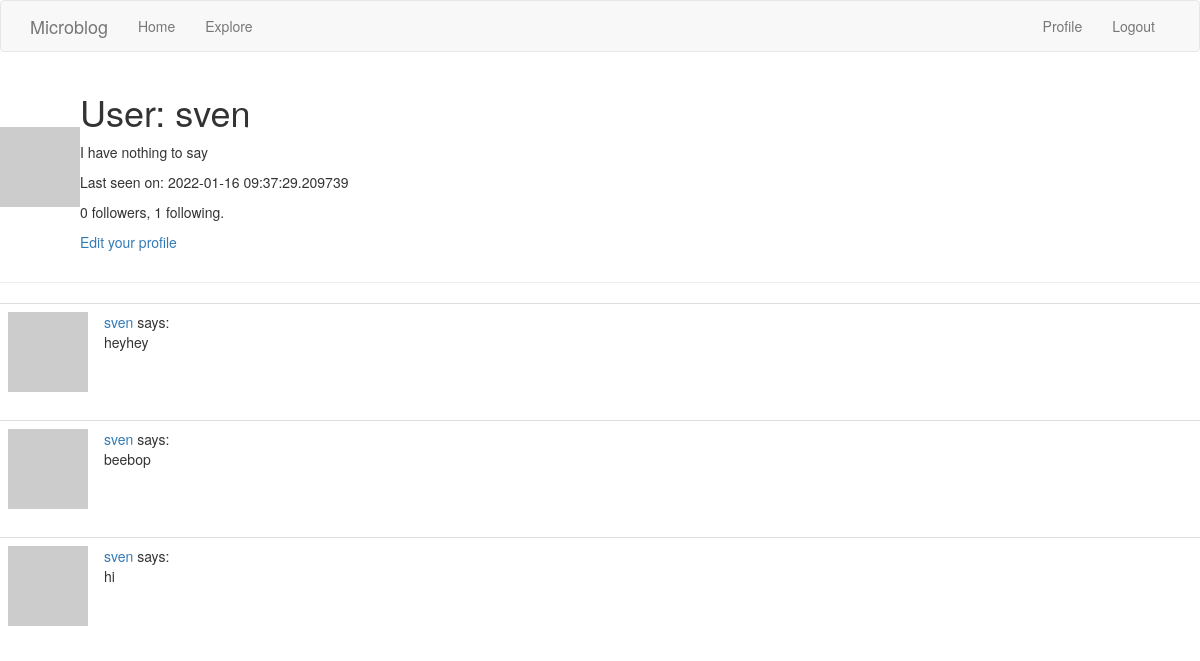
The page /user/sven (signed in) on the database as committed earlier.
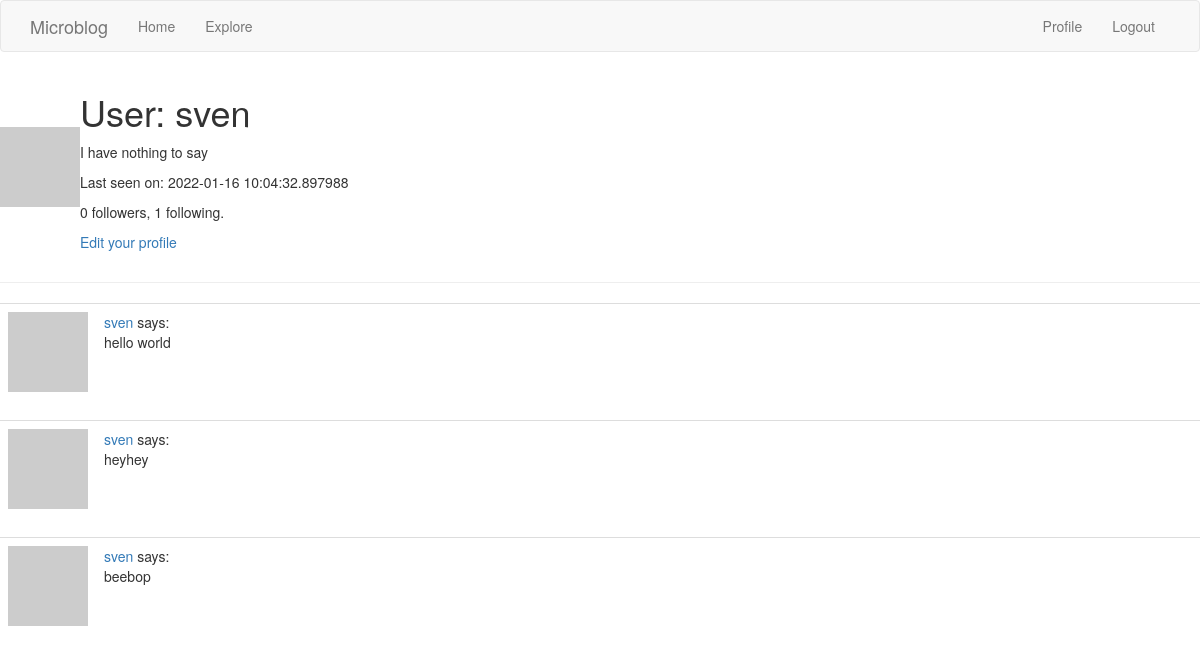
The same page on the database as committed later.
### app/models.py (models this page shows, shortened)
class User(UserMixin, db.Model):
    id = db.Column(db.Integer, primary_key=True)
    username = db.Column(db.String(64), index = True, unique = True)
    email = db.Column(db.String(120), index = True, unique = True)
    password_hash = db.Column(db.String(128))
    posts = db.relationship('Post', backref='author', lazy='dynamic')
    about_me = db.Column(db.String(140))
    last_seen = db.Column(db.DateTime, default=datetime.utcnow)
    followed = db.relationship('User', secondary=followers,
                                primaryjoin=(followers.c.follower_id == id),
                                secondaryjoin=(followers.c.followed_id == id),
                                backref=db.backref('followers', lazy='dynamic'),
                                lazy = 'dynamic')
    followed = db.relationship(
        'User', secondary=followers,
        primaryjoin=(followers.c.follower_id == id),
        secondaryjoin=(followers.c.followed_id == id),
        backref=db.backref('followers', lazy='dynamic'), lazy='dynamic')
    def avatar(self, size):
        digest = md5(self.email.lower().encode('utf-8')).hexdigest()
        return f'https://www.gravatar.com/avatar/{digest}?d=identicon&s={size}'

class Post(db.Model):
    id = db.Column(db.Integer, primary_key=True)
    body = db.Column(db.String(140))
    timestamp = db.Column(db.DateTime, index=True, default=datetime.utcnow)
    user_id = db.Column(db.Integer, db.ForeignKey('user.id'))

### app/routes.py (the view)
@app.route('/user/<username>') #username var is passed into function below decorator
@login_required
def user(username):
    user = User.query.filter_by(username=username).first_or_404()
    page = request.args.get('page', 1, type=int)
    posts = user.posts.order_by(Post.timestamp.desc()).paginate(
        page, app.config['POSTS_PER_PAGE'], False)
    next_url = url_for('user', username=user.username, page=posts.next_num) \
        if posts.has_next else None
    prev_url = url_for('user', username=user.username, page=posts.prev_num) \
        if posts.has_prev else None
    form = EmptyForm()
    return render_template('user.html', user=user, posts=posts.items,
                           next_url=next_url, prev_url=prev_url, form=form)

### app/models.py (called while the page is built)
@login.user_loader
def load_user(id):
    return User.query.get(int(id))

### app/routes.py (called while the page is built)
@app.before_request
def before_request():
    if current_user.is_authenticated:
        current_user.last_seen = datetime.utcnow()
        db.session.commit() #db.session.add is done internally by flask when using current_user

### app/templates/user.html (shortened to what this page needs)
{% extends "base.html" %}
{% block content %}
    <table>
        <tr valign="middle">
            <td><img src="{{ user.avatar(128) }}"></td>
            <td>
                <h1>User: {{ user.username }}</h1>
                {% if user.about_me %}<p>{{ user.about_me }}</p>{% endif %}
                {% if user.last_seen %}<p>Last seen on: {{ user.last_seen }}</p>{% endif %}
                <p>{{ user.followers.count() }} followers, {{ user.followed.count() }} following.</p>
                {% if user == current_user %}
                <p><a href="{{ url_for('edit_profile') }}">Edit your profile</a></p>
                {% endif %}
            </td>
        </tr>
    </table>
    <hr>
    {% for post in posts %}
        {% include '_posts.html'%}
    {% endfor %}
{%endblock%}

### app/templates/_posts.html
    <table class="table table-hover">
        <tr>
            <td width="70px">
                <a href="{{ url_for('user', username=post.author.username) }}">
                    <img src="{{ post.author.avatar(70) }}" />
                </a>
            </td>
            <td>
                <a href="{{ url_for('user', username=post.author.username) }}">
                    {{ post.author.username }}
                </a>
                says:
                <br>
                {{ post.body }}
            </td>
        </tr>
    </table>

Rows that differ between the two databases and show on the page:
no longer on this page (row unchanged): Post: author.username "sven", body "hi"
changed User "sven": last_seen "2022-01-16 09:37:29.209739" → "2022-01-16 10:04:32.897988"
added Post: author.username "sven", body "hello world"
